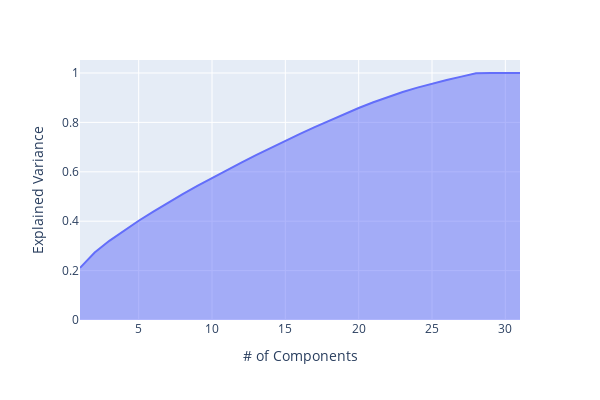

The notebook cell this image was saved under:
### Code cell
px.area(x=range(1,exp_var_cum.shape[0]+1), y = exp_var_cum, 
        labels={"x" : "# of Components", "y" : "Explained Variance"},width=600,height=400)

### Figure 1 — Plotly figure (JSON) as saved in the notebook; plotly's stock layout.template omitted (floating-point values rounded to 4 significant figures)
{"data": [{"fillpattern": {"shape": ""}, "hovertemplate": "# of Components=%{x}<br>Explained Variance=%{y}<extra></extra>", "legendgroup": "", "line": {"color": "#636efa"}, "marker": {"symbol": "circle"}, "mode": "lines", "name": "", "orientation": "v", "showlegend": false, "stackgroup": "1", "type": "scatter", "x": [1, 2, 3, 4, 5, 6, 7, 8, 9, 10, 11, 12, 13, 14, 15, 16, 17, 18, 19, 20, 21, 22, 23, 24, 25, 26, 27, 28, 29, 30, 31], "xaxis": "x", "y": [0.2112, 0.2733, 0.3206, 0.3623, 0.4018, 0.4388, 0.475, 0.5094, 0.5427, 0.5752, 0.6062, 0.6369, 0.6672, 0.6967, 0.7256, 0.7533, 0.7807, 0.8073, 0.8333, 0.8583, 0.8816, 0.9036, 0.9229, 0.9407, 0.9569, 0.9715, 0.9854, 0.9985, 1.0, 1.0, 1.0], "yaxis": "y"}], "layout": {"height": 400, "legend": {"tracegroupgap": 0}, "margin": {"t": 60}, "width": 600, "xaxis": {"anchor": "y", "autorange": true, "domain": [0, 1], "range": [1, 31], "title": {"text": "# of Components"}, "type": "linear"}, "yaxis": {"anchor": "x", "autorange": true, "domain": [0, 1], "range": [0, 1.053], "title": {"text": "Explained Variance"}, "type": "linear"}}}
